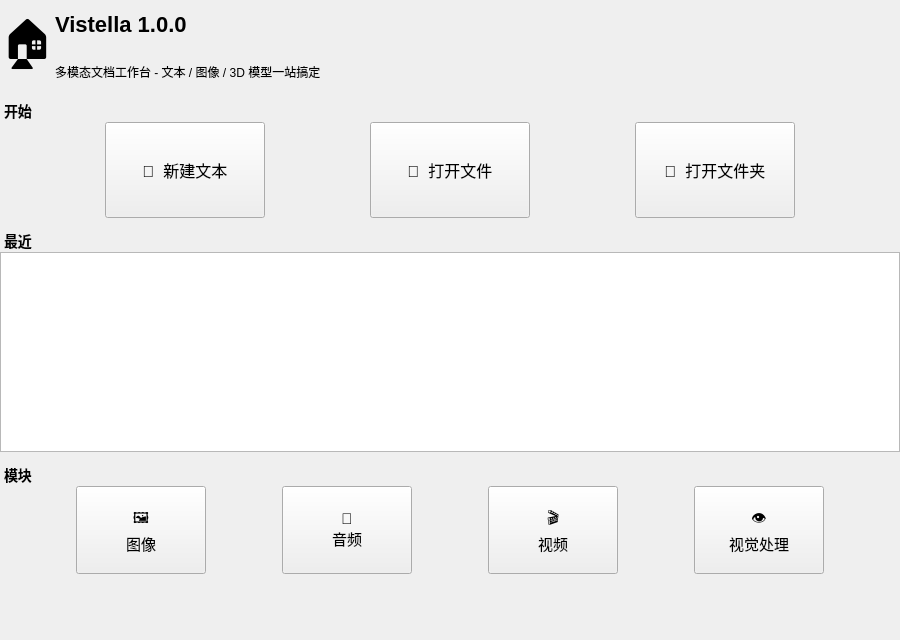
<?xml version="1.0" encoding="UTF-8"?>
<ui version="4.0">
 <class>HomePage</class>
 <widget class="QWidget" name="HomePage">
  <property name="geometry">
   <rect>
    <x>0</x>
    <y>0</y>
    <width>900</width>
    <height>640</height>
   </rect>
  </property>
  <layout class="QVBoxLayout" name="rootLayout">
   <property name="spacing">
    <number>0</number>
   </property>
   <property name="leftMargin">
    <number>0</number>
   </property>
   <property name="topMargin">
    <number>0</number>
   </property>
   <property name="rightMargin">
    <number>0</number>
   </property>
   <property name="bottomMargin">
    <number>0</number>
   </property>
   <item>
    <widget class="QFrame" name="header">
     <property name="minimumSize">
      <size>
       <width>0</width>
       <height>96</height>
      </size>
     </property>
     <property name="frameShape">
      <enum>QFrame::Shape::NoFrame</enum>
     </property>
     <layout class="QHBoxLayout" name="headerLayout">
      <property name="spacing">
       <number>0</number>
      </property>
      <property name="leftMargin">
       <number>0</number>
      </property>
      <property name="topMargin">
       <number>0</number>
      </property>
      <property name="rightMargin">
       <number>0</number>
      </property>
      <property name="bottomMargin">
       <number>0</number>
      </property>
      <item>
       <widget class="QLabel" name="headerIcon">
        <property name="styleSheet">
         <string notr="true">font-size: 48px; background: transparent;</string>
        </property>
        <property name="text">
         <string>🏠</string>
        </property>
        <property name="alignment">
         <set>Qt::AlignmentFlag::AlignCenter</set>
        </property>
       </widget>
      </item>
      <item>
       <layout class="QVBoxLayout" name="headerTextLayout">
        <property name="spacing">
         <number>0</number>
        </property>
        <item>
         <widget class="QLabel" name="headerTitle">
          <property name="styleSheet">
           <string notr="true">font-size: 22px; font-weight: 700; background: transparent;</string>
          </property>
          <property name="text">
           <string>Vistella 1.0.0</string>
          </property>
         </widget>
        </item>
        <item>
         <widget class="QLabel" name="headerSubtitle">
          <property name="styleSheet">
           <string notr="true">font-size: 12px; background: transparent;</string>
          </property>
          <property name="text">
           <string>多模态文档工作台 - 文本 / 图像 / 3D 模型一站搞定</string>
          </property>
         </widget>
        </item>
       </layout>
      </item>
      <item>
       <spacer name="headerSpacer">
        <property name="orientation">
         <enum>Qt::Orientation::Horizontal</enum>
        </property>
        <property name="sizeHint" stdset="0">
         <size>
          <width>40</width>
          <height>20</height>
         </size>
        </property>
       </spacer>
      </item>
     </layout>
    </widget>
   </item>
   <item>
    <widget class="QScrollArea" name="scrollArea">
     <property name="frameShape">
      <enum>QFrame::Shape::NoFrame</enum>
     </property>
     <property name="widgetResizable">
      <bool>true</bool>
     </property>
     <widget class="QWidget" name="scrollContent">
      <property name="geometry">
       <rect>
        <x>0</x>
        <y>0</y>
        <width>900</width>
        <height>544</height>
       </rect>
      </property>
      <layout class="QVBoxLayout" name="scrollLayout">
       <property name="spacing">
        <number>0</number>
       </property>
       <property name="leftMargin">
        <number>0</number>
       </property>
       <property name="topMargin">
        <number>0</number>
       </property>
       <property name="rightMargin">
        <number>0</number>
       </property>
       <property name="bottomMargin">
        <number>0</number>
       </property>
       <item>
        <widget class="QLabel" name="sectionTitle">
         <property name="styleSheet">
          <string notr="true">font-weight: 700; font-size: 14px; padding-top: 4px;</string>
         </property>
         <property name="text">
          <string>开始</string>
         </property>
        </widget>
       </item>
       <item>
        <layout class="QHBoxLayout" name="startButtons">
         <property name="spacing">
          <number>0</number>
         </property>
         <item>
          <spacer name="horizontalSpacer_2">
           <property name="orientation">
            <enum>Qt::Orientation::Horizontal</enum>
           </property>
           <property name="sizeHint" stdset="0">
            <size>
             <width>40</width>
             <height>20</height>
            </size>
           </property>
          </spacer>
         </item>
         <item>
          <widget class="QToolButton" name="btnNew">
           <property name="minimumSize">
            <size>
             <width>160</width>
             <height>96</height>
            </size>
           </property>
           <property name="font">
            <font>
             <pointsize>12</pointsize>
            </font>
           </property>
           <property name="text">
            <string>📄  新建文本</string>
           </property>
           <property name="toolButtonStyle">
            <enum>Qt::ToolButtonStyle::ToolButtonTextOnly</enum>
           </property>
          </widget>
         </item>
         <item>
          <spacer name="startSpacer">
           <property name="orientation">
            <enum>Qt::Orientation::Horizontal</enum>
           </property>
           <property name="sizeHint" stdset="0">
            <size>
             <width>40</width>
             <height>20</height>
            </size>
           </property>
          </spacer>
         </item>
         <item>
          <widget class="QToolButton" name="btnOpen">
           <property name="minimumSize">
            <size>
             <width>160</width>
             <height>96</height>
            </size>
           </property>
           <property name="font">
            <font>
             <pointsize>12</pointsize>
            </font>
           </property>
           <property name="text">
            <string>📂  打开文件</string>
           </property>
           <property name="toolButtonStyle">
            <enum>Qt::ToolButtonStyle::ToolButtonTextOnly</enum>
           </property>
          </widget>
         </item>
         <item>
          <spacer name="horizontalSpacer">
           <property name="orientation">
            <enum>Qt::Orientation::Horizontal</enum>
           </property>
           <property name="sizeHint" stdset="0">
            <size>
             <width>40</width>
             <height>20</height>
            </size>
           </property>
          </spacer>
         </item>
         <item>
          <widget class="QToolButton" name="btnOpenFolder">
           <property name="minimumSize">
            <size>
             <width>160</width>
             <height>96</height>
            </size>
           </property>
           <property name="font">
            <font>
             <pointsize>12</pointsize>
            </font>
           </property>
           <property name="text">
            <string>📁  打开文件夹</string>
           </property>
           <property name="toolButtonStyle">
            <enum>Qt::ToolButtonStyle::ToolButtonTextOnly</enum>
           </property>
          </widget>
         </item>
         <item>
          <spacer name="horizontalSpacer_3">
           <property name="orientation">
            <enum>Qt::Orientation::Horizontal</enum>
           </property>
           <property name="sizeHint" stdset="0">
            <size>
             <width>40</width>
             <height>20</height>
            </size>
           </property>
          </spacer>
         </item>
        </layout>
       </item>
       <item>
        <widget class="QLabel" name="sectionTitle">
         <property name="styleSheet">
          <string notr="true">font-weight: 700; font-size: 14px; padding-top: 12px;</string>
         </property>
         <property name="text">
          <string>最近</string>
         </property>
        </widget>
       </item>
       <item>
        <widget class="QTableView" name="tableView">
         <property name="minimumSize">
          <size>
           <width>0</width>
           <height>200</height>
          </size>
         </property>
         <property name="editTriggers">
          <set>QAbstractItemView::EditTrigger::NoEditTriggers</set>
         </property>
         <property name="alternatingRowColors">
          <bool>true</bool>
         </property>
         <property name="selectionMode">
          <enum>QAbstractItemView::SelectionMode::SingleSelection</enum>
         </property>
         <property name="selectionBehavior">
          <enum>QAbstractItemView::SelectionBehavior::SelectRows</enum>
         </property>
         <property name="showGrid">
          <bool>false</bool>
         </property>
         <attribute name="horizontalHeaderStretchLastSection">
          <bool>false</bool>
         </attribute>
        </widget>
       </item>
       <item>
        <widget class="QLabel" name="sectionTitle">
         <property name="styleSheet">
          <string notr="true">font-weight: 700; font-size: 14px; padding-top: 12px;</string>
         </property>
         <property name="text">
          <string>模块</string>
         </property>
        </widget>
       </item>
       <item>
        <layout class="QGridLayout" name="moduleGrid">
         <property name="spacing">
          <number>0</number>
         </property>
         <item row="0" column="0">
          <widget class="QToolButton" name="modImage">
           <property name="minimumSize">
            <size>
             <width>130</width>
             <height>88</height>
            </size>
           </property>
           <property name="font">
            <font>
             <pointsize>11</pointsize>
            </font>
           </property>
           <property name="text">
            <string>🖼️
图像</string>
           </property>
           <property name="toolButtonStyle">
            <enum>Qt::ToolButtonStyle::ToolButtonTextOnly</enum>
           </property>
          </widget>
         </item>
         <item row="0" column="1">
          <widget class="QToolButton" name="modAudio">
           <property name="minimumSize">
            <size>
             <width>130</width>
             <height>88</height>
            </size>
           </property>
           <property name="font">
            <font>
             <pointsize>11</pointsize>
            </font>
           </property>
           <property name="text">
            <string>🎵
音频</string>
           </property>
           <property name="toolButtonStyle">
            <enum>Qt::ToolButtonStyle::ToolButtonTextOnly</enum>
           </property>
          </widget>
         </item>
         <item row="0" column="2">
          <widget class="QToolButton" name="modVideo">
           <property name="minimumSize">
            <size>
             <width>130</width>
             <height>88</height>
            </size>
           </property>
           <property name="font">
            <font>
             <pointsize>11</pointsize>
            </font>
           </property>
           <property name="text">
            <string>🎬
视频</string>
           </property>
           <property name="toolButtonStyle">
            <enum>Qt::ToolButtonStyle::ToolButtonTextOnly</enum>
           </property>
          </widget>
         </item>
         <item row="0" column="3">
          <widget class="QToolButton" name="modVision">
           <property name="minimumSize">
            <size>
             <width>130</width>
             <height>88</height>
            </size>
           </property>
           <property name="font">
            <font>
             <pointsize>11</pointsize>
            </font>
           </property>
           <property name="text">
            <string>👁
视觉处理</string>
           </property>
           <property name="toolButtonStyle">
            <enum>Qt::ToolButtonStyle::ToolButtonTextOnly</enum>
           </property>
          </widget>
         </item>
         <item row="1" column="0">
          <spacer name="modSpacer">
           <property name="orientation">
            <enum>Qt::Orientation::Vertical</enum>
           </property>
           <property name="sizeHint" stdset="0">
            <size>
             <width>20</width>
             <height>40</height>
            </size>
           </property>
          </spacer>
         </item>
        </layout>
       </item>
      </layout>
     </widget>
    </widget>
   </item>
  </layout>
 </widget>
 <resources/>
 <connections/>
</ui>
